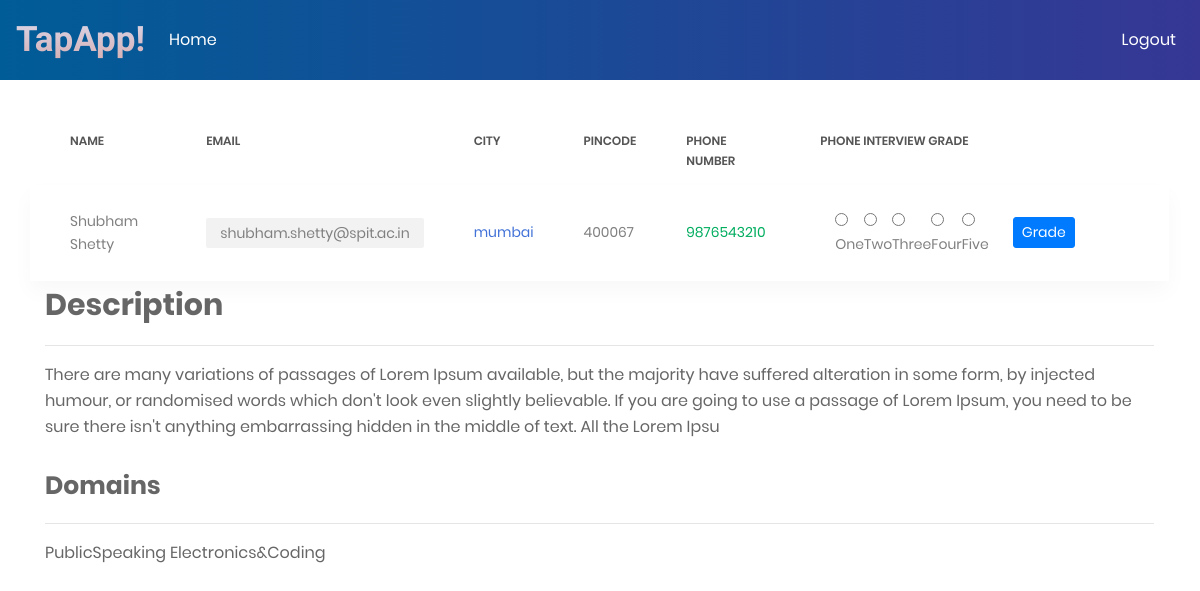
Page /dashboard/phone_interview/shubham.shetty@spit.ac.in (signed in) on the committed database.
### dashboard/models.py (models this page shows, shortened)
class InterestForm(models.Model):
    name = models.CharField(max_length=100)
    phone_number = models.CharField(max_length=100)
    email = models.CharField(max_length=100)
    city = models.CharField(max_length=100)
    secret_key = models.CharField(max_length=50, default='#' * 15)
    pincode = models.CharField(max_length=10, default='######')

class ExperienceForm(models.Model):
    description = models.TextField(default="No Description")
    interest = models.CharField(max_length=100)
    email = models.CharField(max_length=100, default='example@example.com')
    experience = models.CharField(max_length=100)
    grade = models.CharField(max_length=2, default="N/A")
    shortlisted = models.BooleanField(default=False)

### dashboard/views.py (the view, shortened to what this page needs)
# urls.py: path('dashboard/phone_interview/<str:pk>', dashboard_views.phone_interview_detail, name="phone-interview-detail"),
@login_required
def phone_interview_detail(request, pk):
    return render(request, 'phone_interview_detail.html', context={'object': InterestForm.objects.filter(email=pk).first(), 'eobject': ExperienceForm.objects.filter(email=pk).first()})

### dashboard/templates/phone_interview_detail.html (shortened to what this page needs)
{% extends 'adminusers/base.html'%}
{% load crispy_forms_tags %}
{% block content %}
<section class="p-t-20">
                <div class="container">
                    <div class="row">
                        <div class="col-md-12">
                            <div class="table-responsive table-responsive-data2">
                                <table class="table table-data2">
                                    <thead>
                                        <tr>
                                            <th>Name</th>
                                            <th>Email</th>
                                            <th>City</th>
                                            <th>Pincode</th>
                                            <th>Phone number</th>
                                            <th>Phone Interview Grade</th>
                                        </tr>
                                    </thead>
                                    <tbody>
                                            <tr class="tr-shadow">
                                                <td>{{ object.name }}</td>
                                                <td>
                                                    <span class="block-email">{{ object.email }}</span>
                                                </td>
                                                <td class="desc">{{ object.city }}</td>
                                                <td>{{ object.pincode }}</td>
                                                <td>
                                                    <span class="status--process">{{ object.phone_number }}</span>
                                                </td>
                                                <td>
                                                <div class="col col-md-9">
                                                    <form method="POST">
                                                    <div class="form-check-inline form-check">
                                                        <label for="inline-radio1" class="form-check-label ">
                                                            <input type="radio" id="inline-radio1" name="1" value="1" class="form-check-input">One
                                                        </label>
                                                        <label for="inline-radio2" class="form-check-label ">
                                                            <input type="radio" id="inline-radio2" name="1" value="2" class="form-check-input">Two
                                                        </label>
                                                        <label for="inline-radio3" class="form-check-label ">
                                                            <input type="radio" id="inline-radio3" name="1" value="3" class="form-check-input">Three
                                                        </label>
                                                        <label for="inline-radio2" class="form-check-label ">
                                                            <input type="radio" id="inline-radio2" name="1" value="4" class="form-check-input">Four
                                                        </label>
                                                        <label for="inline-radio2" class="form-check-label ">
                                                            <input type="radio" id="inline-radio2" name="1" value="5" class=" ml-2form-check-input">Five
                                                        </label>
                                                        <button type="submit" class="btn btn-primary btn-sm ml-4">
                                                    Grade
                                                </button>
                                            </form>
                                                    </div>
                                                </div>
                                <div class="container ">
                                    <strong><p style="font-size: 30px">Description</p></strong><hr>
                                    <p class="article-content">{{ eobject.description}}</p>
                                </div>
                                <br>
                                <div class="container ">
                                    <strong><p style="font-size: 25px">Domains</p></strong><hr>
                                    <p class="article-content">{{ eobject.interest }}</p>
                                </div>
                            </div>
                        </div>
                    </div>
                </div>
{% endblock %}

### rows in the picture
InterestForm: name "Shubham Shetty", email "shubham.shetty@spit.ac.in", city "mumbai", pincode "400067", phone_number "9876543210"
ExperienceForm: description "There are many variations of passages of Lorem Ipsum available, but the majority have suffered alteration in some form, by injected humour, or randomised words which don't look even slightly believable. If you are going to use a passage of Lorem Ipsum, you need to be sure there isn't anything embarrassing hidden in the middle of text. All the Lorem Ipsu", interest "PublicSpeaking Electronics&Coding"
